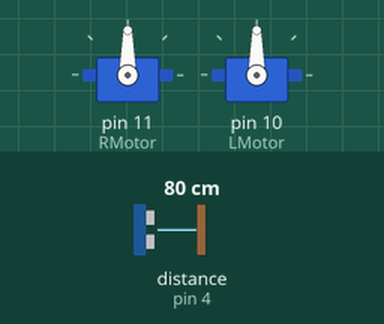
This sketch was run on a simulated Arduino Uno, built with avr-gcc and run on an emulated ATmega328P. On the bench: 2 × servo. Wiring (inferred from the names in the program): ultrasonic range finder: trigger pin 2; echo pin 4. The test bench sets the inputs (shaded band); at power-on: distance to the obstacle (sensor on pin 4) 80 cm. The echo pulse lasts 58.3 µs per cm.

Above: at 1.2 s.
1.3 s: distance to the obstacle (sensor on pin 4) set to 8 cm
2.8 s: distance to the obstacle (sensor on pin 4) set to 5 cm
At 4.0 s:
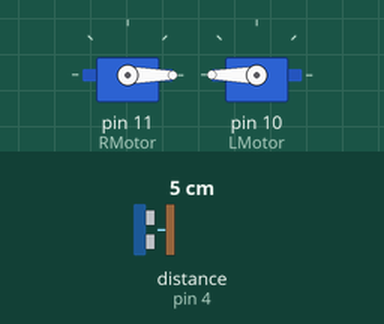
4.3 s: distance to the obstacle (sensor on pin 4) set to 9 cm
At 5.4 s:
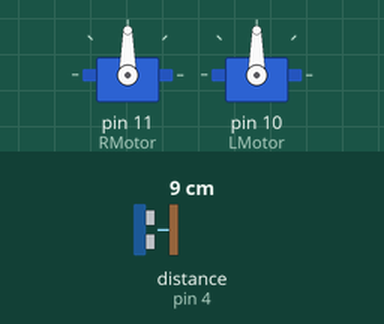
5.8 s: distance to the obstacle (sensor on pin 4) set to 2 cm
At 6.4 s:
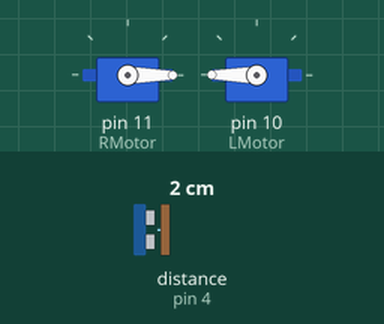
Timing chart, 0 to 8.3 s (numbered marks = the images above; inputs shaded):
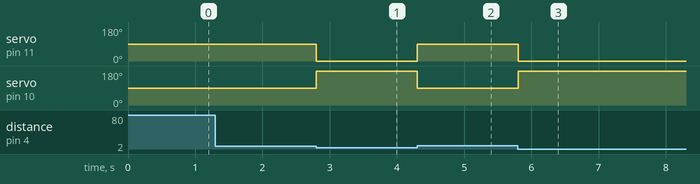

Measured:
- the behaviour switches between 7 and 6 cm on distance to the obstacle (sensor on pin 4) (found by bisection; images 0 and 1)
- after the input at 1.3 s, every drawn part: stays the same
- after the input at 2.8 s, servo on pin 11 (RMotor): 90° → 0° at once; servo on pin 10 (LMotor): 90° → 180° at once
- after the input at 4.3 s, servo on pin 11 (RMotor): 0° → 90° at once; servo on pin 10 (LMotor): 180° → 90° at once
- after the input at 5.8 s, servo on pin 11 (RMotor): 90° → 0° at once; servo on pin 10 (LMotor): 90° → 180° at once

The sketch:

robot.ino
```cpp
//commented out lines are for DC motors not servo

#include <Servo.h>

const int trigPin = 2;
const int echoPin = 4;
const int KILL = 11; //define kill switch for robot
Servo LMotor;
Servo RMotor;
//int LMotor = 11;
//int RMotor = 10;

void setup()
{
  RMotor.attach(11);
  LMotor.attach(10);
  Serial.begin(9600);
}

void loop()
{
  while(KILL != HIGH) // or low, (as long as the kill switch isn't on.
  {
      if(BAT() > 5){ //path is clear
          LMotor.write(90); //robot forward
          RMotor.write(90);
          //digitalWrite(LMotor, HIGH);
          //digitalWrite(RMotor, HIGH);
      }
      else{    //obstacle detected
          turnRobot();
      }
  }
}

//function to use the sensor to make a measurement.
long BAT()
{
    long duration;
    pinMode(trigPin, OUTPUT);
    digitalWrite(trigPin, LOW);
    delayMicroseconds(2);
    digitalWrite(trigPin, HIGH);
    delayMicroseconds(10);
    digitalWrite(trigPin, LOW);

    pinMode(echoPin, INPUT);
    duration = pulseIn(echoPin, HIGH);
    return duration / 29 / 2;
}

void turnRobot(){ //turn right
    LMotor.write(180); //forward
    RMotor.write(0); //backward
    delay(500);
    //digitalWrite(LMotor, HIGH);
    //digitalWrite(RMotor, LOW);
    //delay(500);
}

/*
sound travels 1130 feet per second, there are 29 microseconds per cm
divide this by 2 to get one way distance
*/
```
